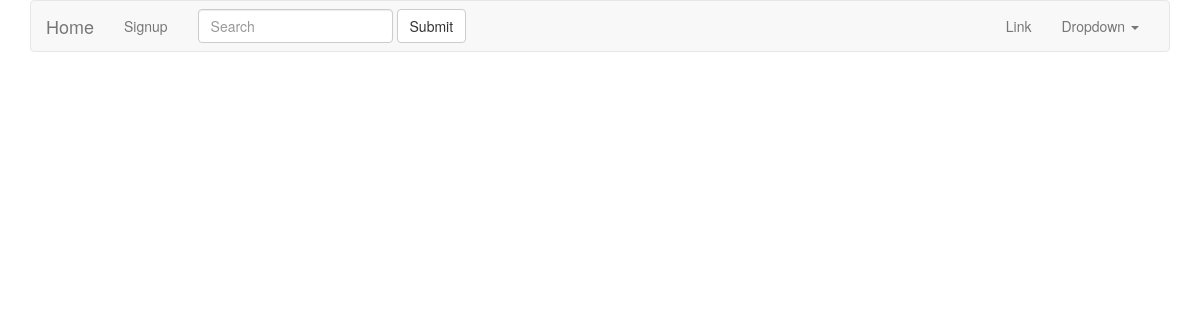
/, run on an earlier commit of the app's database.
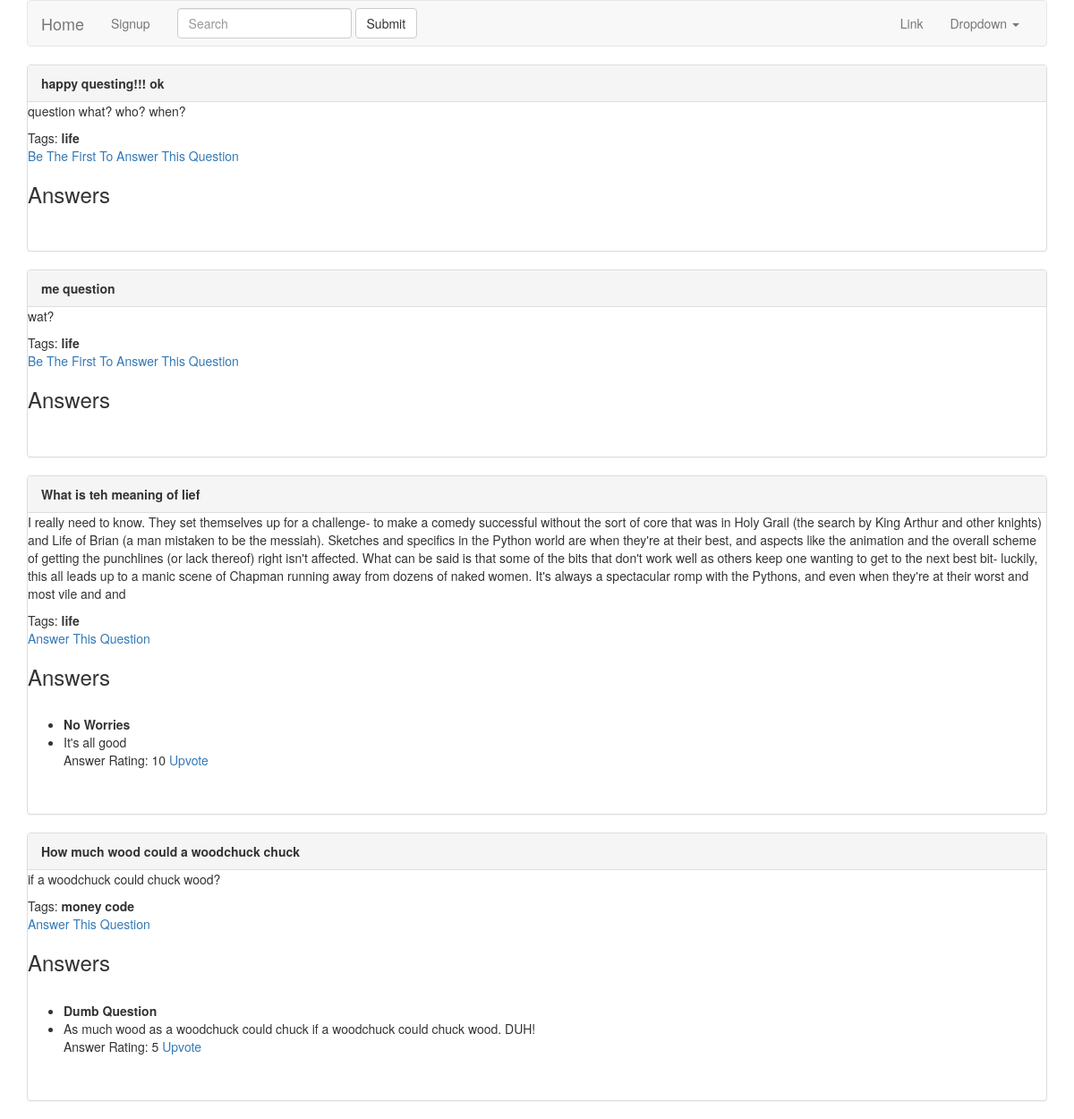
And on a later commit of the database.
### duckapp/models.py (models this page shows, shortened)
class Question(models.Model):
    asker = models.ForeignKey('auth.User')
    title = models.CharField(max_length=255)
    question_text = models.TextField()
    tags = models.ManyToManyField(Tag, blank=True)
    timestamp = models.DateTimeField(auto_now_add=True)
    class Meta:
        ordering = ["-timestamp"]

class Tag(models.Model):
    name = models.CharField(max_length=50)
    def __str__(self):
        return "{}".format(self.name)

class Answer(models.Model):
    answerer = models.ForeignKey('auth.User')
    question = models.ForeignKey(Question)
    answer_text = models.TextField()
    score = models.IntegerField(default=0)
    title = models.CharField(max_length=255)
    timestamp = models.DateTimeField(auto_now_add=True)

### duckapp/views.py (the view)
# urls.py: url(r'^$', IndexView.as_view(), name='index'),
class IndexView(ListView):
    template_name = 'index.html'
    model = Question

### duckapp/templates/index.html
{% extends 'base.html' %}
{% block content %}
<div class="container">
    {% for question in object_list %}
        <div class="panel panel-default">
            <div class="panel-heading"><b>{{ question.title }}</b></div>
            <p>{{ question.question_text}}</p>
            Tags:
            {% for tag in question.tags.all %}
                <b>{{ tag }}</b>
            {% endfor %}
            <br>
        {% if not question.answer_set.all %}
            <a href="{% url 'answer_create' question.pk %}">Be The First To Answer This Question</a>
        {% else %}
            <a href="{% url 'answer_create' question.pk %}">Answer This Question</a>
        {% endif %}
        <br>
        <h3>Answers</h3>
        <ul>
        {% for answer in question.answer_set.all %}
            <br>
                <li><b>{{ answer.title }}</b></li>
            <li>{{ answer.answer_text }}</li>
            Answer Rating: {{ answer.score }}
            <a href="{% url 'upvote' answer.pk %}">Upvote</a>
        {% endfor %}
        </ul>
        <br><br>
        </div>
    {% endfor %}
</div>
{% endblock %}

### duckapp/templates/base.html (shortened to what this page needs)
<!DOCTYPE html>
{% load bootstrap3 %}
<html>
    <head>
        {% bootstrap_css %}
    </head>
    <body>
        <div class="container">
            <nav class="navbar navbar-default">
                <div class="container-fluid">
                    <div class="navbar-header">
                        <a class="navbar-brand" href="{% url 'index' %}">Home</a>
                    </div>
                    <div class="collapse navbar-collapse" id="bs-example-navbar-collapse-1">
                        <ul class="nav navbar-nav">
                            {% if user.is_authenticated %}
                            <li><a href="{% url 'signup' %}">Welcome {{ request.user }}<span class="sr-only">(current)</span></a></li>
                            {% else %}
                            <li><a href="{% url 'signup' %}">Signup<span class="sr-only">(current)</span></a></li>
                            {% endif %}
                        </ul>
                        <form class="navbar-form navbar-left" role="search">
                            <div class="form-group">
                                <input type="text" class="form-control" placeholder="Search">
                            </div>
                            <button type="submit" class="btn btn-default">Submit</button>
                        </form>
                        <ul class="nav navbar-nav navbar-right">
                            <li><a href="#">Link</a></li>
                            <li class="dropdown">
                                <a href="#" class="dropdown-toggle" data-toggle="dropdown" role="button" aria-haspopup="true" aria-expanded="false">Dropdown <span class="caret"></span></a>
                            </li>
                        </ul>
                    </div>
                </div>
            </nav>
        </div>
        {% block content %}
        {% endblock %}
    </body>
</html>

What changed in the data, as far as the page shows it:
added Question: title "happy questing!!! ok", question_text "question what? who? when?", shows "Be The First To Answer This Question"
added Tag: name "life"
added Question: title "me question", question_text "wat?", shows "Be The First To Answer This Question"
added Question: title "What is teh meaning of lief", question_text "I really need to know. They set themselves up for a challenge- to make a comedy successful without the sort of core that was in Holy Grail (the search by King Arthur and other knights) and Life of Brian (a man mistaken to be the messiah). Sketches and specifics in the Python world are when they're at their best, and aspects like the animation and the overall scheme of getting the punchlines (or lack thereof) right isn't affected. What can be said is that some of the bits that don't work well as others keep one wanting to get to the next best bit- luckily, this all leads up to a manic scene of Chapman running away from dozens of naked women. It's always a spectacular romp with the Pythons,…", shows "Answer This Question"
added Answer: title "No Worries", answer_text "It's all good", score "10", shown under "What is teh meaning of lief"
added Question: title "How much wood could a woodchuck chuck", question_text "if a woodchuck could chuck wood?", shows "Answer This Question"
added Tag: name "money", shown under "How much wood could a woodchuck chuck"
added Tag: name "code", shown under "How much wood could a woodchuck chuck"
added Answer: title "Dumb Question", answer_text "As much wood as a woodchuck could chuck if a woodchuck could chuck wood. DUH!", score "5", shown under "How much wood could a woodchuck chuck"
